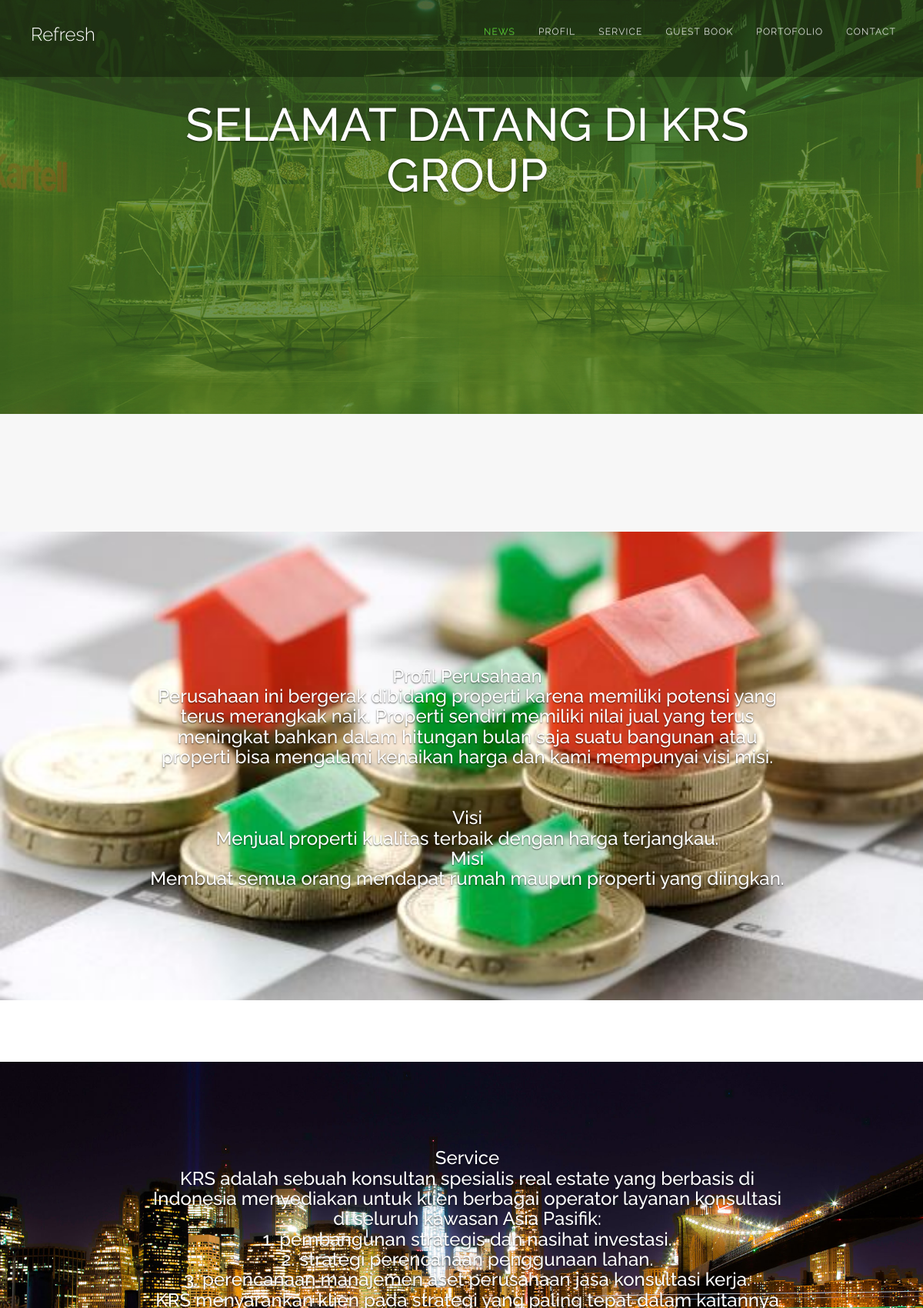
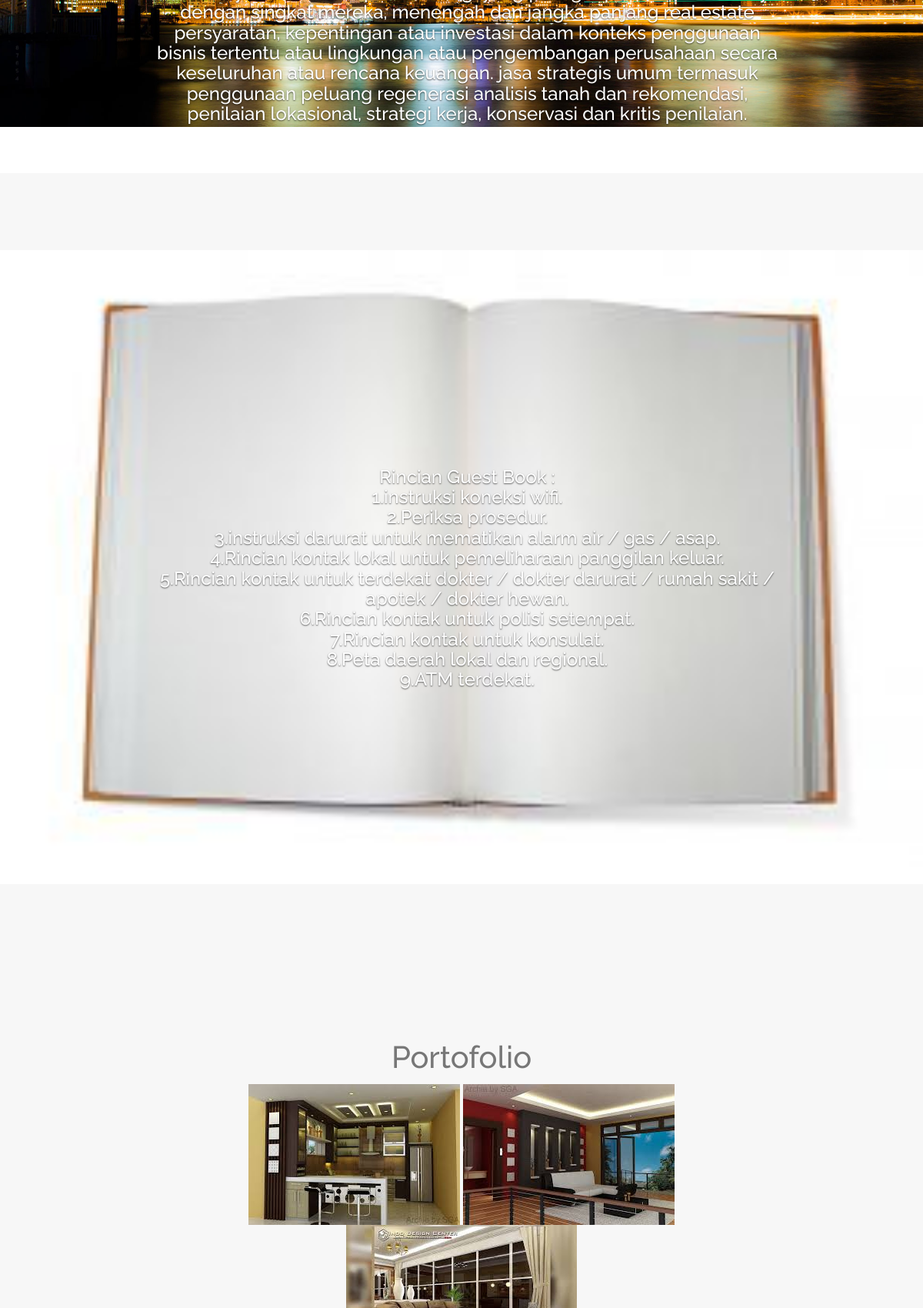
The page / (upper part) on the database its author committed (2 pictures, top to bottom).
### tables this page shows
CREATE TABLE `t_strip` (
  `id` int(200) NOT NULL,
  `Profil` varchar(10000) NOT NULL,
  `News` varchar(10000) NOT NULL,
  `Service` varchar(10000) NOT NULL,
  `Guest` varchar(10000) NOT NULL,
  `Portofolio` varchar(10000) NOT NULL,
  `Contact` varchar(10000) NOT NULL,
  `Gambar` text NOT NULL
);

### index.php (the view, shortened to what this page needs)
<?php
include'koneksi.php';
?>
<?php
$query="SELECT News FROM t_strip";
$sql= mysqli_query($konekdb,$query);
$hasil= mysqli_fetch_array($sql);
?>
<!DOCTYPE html>
 <html class="no-js">
    <head>
		<link rel="stylesheet" type="text/css" href="css/isotope.css" media="screen" />
		<link rel="stylesheet" href="js/fancybox/jquery.fancybox.css" type="text/css" media="screen" />
		<link rel="stylesheet" href="css/bootstrap.css">
		<link rel="stylesheet" href="css/bootstrap-theme.css">
		<link href="css/responsive-slider.css" rel="stylesheet">
		<link rel="stylesheet" href="css/animate.css">
        <link rel="stylesheet" href="css/style.css">
		<link rel="stylesheet" href="css/font-awesome.min.css">
		<link rel="stylesheet" href="skin/default.css">
    </head>
    <body>
	<div class="header">
	<section id="header" class="appear">
		<div class="navbar navbar-fixed-top" role="navigation" data-0="line-height:100px; height:100px; background-color:rgba(0,0,0,0.3);" data-300="line-height:60px; height:60px; background-color:rgba(0,0,0,1);">
				<div class="navbar-header">
					<h1><a class="navbar-brand" href="index.php" data-0="line-height:90px;" data-300="line-height:50px;">Refresh					</a></h1>
				</div>
				<div class="navbar-collapse collapse">
					<ul class="nav navbar-nav" data-0="margin-top:20px;" data-300="margin-top:5px;">
						<li class="active"><a href="#index">News</a></li>
						<li><a href="#section-about">Profil</a></li>
						<li><a href="#services">Service</a></li>
						<li><a href="#team">Guest Book</a></li>
						<li><a href="#section-works">Portofolio</a></li>
						<li><a href="#section-contact">Contact</a></li>
					</ul>
				</div>
	  </div>
	</section>
	</div>
<div class="slider">
		<div id="about-slider">
			<div id="carousel-slider" class="carousel slide" data-ride="carousel">
                <section id="index">
				<div class="carousel-inner">
					<div class="item active">
                    <div class="wow bounceIn">
						<img src="img/1.jpg" class="img-responsive" alt="">
						<div class="carousel-caption">
								<h2><span><?php echo $hasil['News']; ?></span></h2>
					  </div>
                      </div>
                      </div>
                      </div>
				  </div>
			</div>
		</div>
        </section><br><br><br><br><br><br>
	<section id="section-about">
<?php
$query="SELECT Profil FROM t_strip";
$sql= mysqli_query($konekdb,$query);
$hasil= mysqli_fetch_array($sql);
?>
		<div class="carousel-inner">
					<div class="item active">
						<img src="img/we.jpg" alt="" width="1550" class="img-responsive">
						<div class="carousel-caption">
						  <h3><span><?php echo $hasil['Profil']; ?></span></h3>
					  </div>
          </div>
      </div>
        </section>
		<section id="services" class="section pad-bot5 bg-white">
<?php
$query="SELECT Service FROM t_strip";
$sql= mysqli_query($konekdb,$query);
$hasil= mysqli_fetch_array($sql);
?>
		<div class="carousel-inner">
					<div class="item active">
						<img src="img/bisa.jpg" alt="" width="1550" height="644" class="img-responsive">
					  <div class="carousel-caption">
						  <h3><?php echo $hasil['Service']; ?></h3>
			</div>
          </div>
      </div>
    </section>
 <?php
$query="SELECT Guest FROM t_strip";
$sql= mysqli_query($konekdb,$query);
$hasil= mysqli_fetch_array($sql);
?>
<section id="team" class="team-section appear clearfix">
  <div class="carousel-inner">
    <div class="item active"> <img src="img/Guestbook.jpg" alt="" width="1550" height="344" class="img-responsive">
      <div class="carousel-caption">
        <h3><?php echo $hasil['Guest']; ?></h3>
      </div>
    </div>
  </div>
</section>
<?php
$query="SELECT Portofolio FROM t_strip";
$sql= mysqli_query($konekdb,$query);
$hasil= mysqli_fetch_array($sql);
?>
		<section id="section-works" class="section appear clearfix">
			<div class="container">
				<div class="row mar-bot40">
					<div class="col-md-offset-3 col-md-6">
						<div class="section-header">
						<h1><?php echo $hasil['Portofolio']; ?></h1>
                        <img src="img/11.jpg">
                        <img src="img/12.jpg">
                        <img src="img/13.jpg">
						</div>
					</div>
				</div>
		</section>
</body>
</html>

### css/style.css (style rules this page uses)
body { font-family: "Titillium Web", Helvetica, Arial, sans-serif; color:#777; background: #f7f7f7; font-size: 16px; line-height: 1.6em; font-weight: 300; text-shadow: none; }
body, h1, h2, h3, h4, h5, h6, .h1, .h2, .h3, .h4, .h5, .h6 { font-family: "Raleway", Helvetica, Arial, sans-serif; }
h1,h2,h3,h4,h5,h6 { font-style: normal; margin: 0 0 20px 0; }
h1 { font-size: 40px; line-height: 30px; }
h2 { font-size: 32px; }
h3 { font-size: 24px; }
article,aside,details,figcaption,figure,footer,header,hgroup,menu,nav,section { display: block; }
.row { z-index: 9999; }
.content,.container { overflow: hidden; }
.pad-bot5 { padding-bottom: 5px; }
.mar-bot40 { margin-bottom: 40px; }
section.section { margin:0; padding: 80px 0 60px 0; }
.bg-white { background-color: #fff; }
.section-header { text-align: center; padding-top: 30px; }
.navbar { line-height: 100px; height: 100px; background-color: rgba(5,42,2,0.4); display: block; vertical-align: middle; text-align: center; margin-bottom: 0; padding-bottom:0; }
.navbar .navbar-collapse { margin-bottom: 0; padding-bottom:0; margin-right:20px; }
.nav li { height: 100%; line-height: 100%; margin-bottom: 0; padding-bottom:0; }
.nav>li>a { display: table-cell; height: 100%; line-height: 100%; vertical-align: middle; color: #fff; font-weight: 0; font-size: 12px; letter-spacing: .1em; text-transform: uppercase; }
.navbar-nav { float: right; margin-bottom: 0; padding-bottom:0; }
.navbar .navbar-nav > .active > a { color: #fff; }
.navbar .navbar-nav > .active > a { padding-bottom: 15px; }
h1 a.navbar-brand { font-size: 24px; color: #fff; font-weight: 300; text-shadow: none; margin-left: 40px; }
.navbar-brand { padding: 0; display: table-cell; vertical-align: middle; line-height: 90px; }
.slider { position: relative; margin-top:-20px; }
.slider img { width: 100%; }
#carousel-slider { position: relative; }
.carousel-caption { position: absolute; right: 15%; top: calc(50% - 150px); font-size: 40px; left: 195px; z-index: 10; padding-bottom: 0px; color: #fff; text-align: center; height: 17px; }
.carousel-caption h2 { font-size:60px; color: #fff; }
.carousel-caption h2 span { font-size:60px; color: #fff; }
#section-about { background-color: #fff; height: auto; }
.team-section { width: 100%; min-width: 100%; text-align: center; padding: 100px 0; position: relative; }

### skin/default.css (style rules this page uses)
a { color: #417630; }
.navbar .navbar-nav > .active > a { color: #54ee23; }

### rows shown on the page
t_strip: News "SELAMAT DATANG DI KRS GROUP", Profil "Profil Perusahaan Perusahaan ini bergerak dibidang properti karena memiliki potensi yang terus merangkak naik. Properti sendiri memiliki nilai jual yang terus meningkat bahkan dalam hitungan bulan saja suatu bangunan atau properti bisa mengalami kenaikan harga dan kami mempunyai visi misi. Visi Menjual properti kualitas terbaik dengan harga terjangkau. Misi Membuat semua orang mendapat rumah maupun properti yang diingkan.", Service "Service KRS adalah sebuah konsultan spesialis real estate yang berbasis di Indonesia menyediakan untuk klien berbagai operator layanan konsultasi di seluruh kawasan Asia Pasifik: 1. pembangunan strategis dan nasihat investasi. 2. strategi perencanaan penggunaan lahan. 3. perencanaan manajemen aset perusahaan jasa konsultasi kerja. KRS menyarankan klien pada strategi yang paling tepat dalam kaitannya dengan singkat mereka, menengah dan jangka panjang real estate persyaratan, kepentingan atau investasi dalam konteks penggunaan bisnis tertentu atau lingkungan atau pengembangan perusahaan secara keseluruhan atau rencana keuangan. jasa strategis umum termasuk penggunaan peluang regenerasi…", Guest "Rincian Guest Book : 1.instruksi koneksi wifi. 2.Periksa prosedur. 3.instruksi darurat untuk mematikan alarm air / gas / asap. 4.Rincian kontak lokal untuk pemeliharaan panggilan keluar. 5.Rincian kontak untuk terdekat dokter / dokter darurat / rumah sakit / apotek / dokter hewan. 6.Rincian kontak untuk polisi setempat. 7.Rincian kontak untuk konsulat. 8.Peta daerah lokal dan regional. 9.ATM terdekat.", Portofolio "Portofolio"
